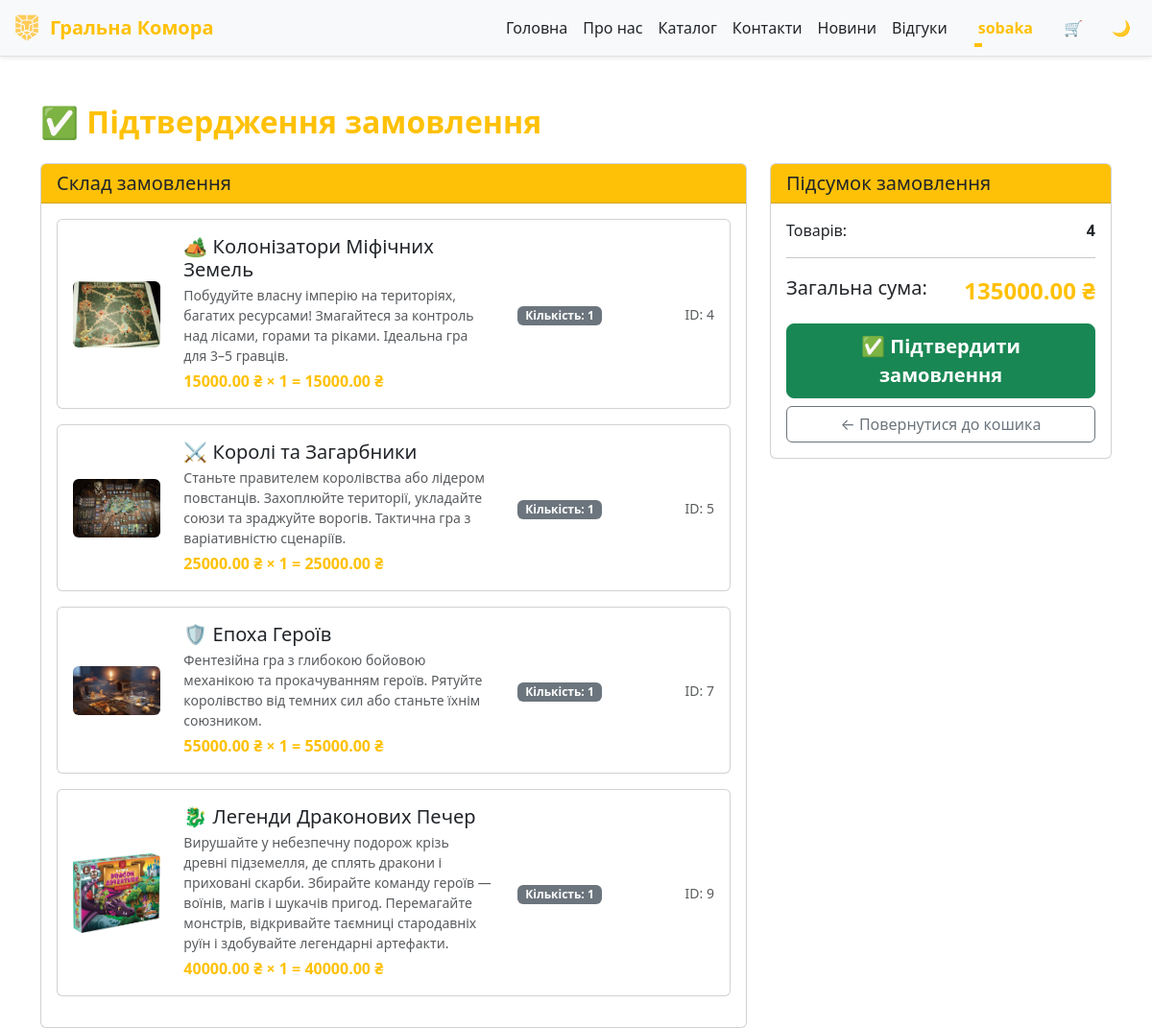
The app's page /checkout (signed in), older data.
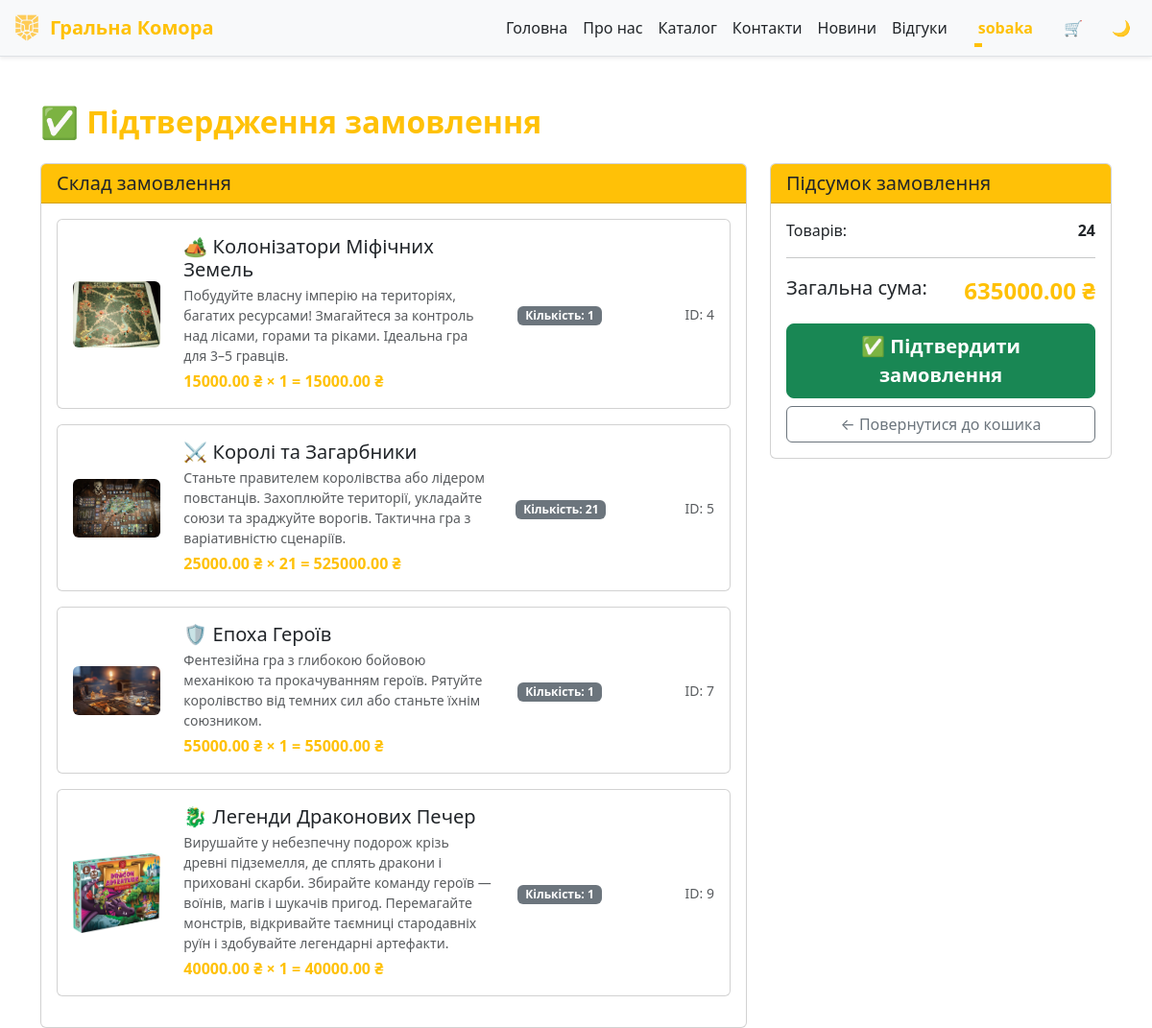
The same page, newer data.
### app/models/user.py (models this page shows, shortened)
class User(db.Model):
    __tablename__ = 'users'
    PRIVILEGE_TIERS = {
        'Default': {
            'label': 'Default',
            'discount_percent': 0,
            'badge_class': 'secondary'
        },
        'Gold': {
            'label': 'Gold',
            'discount_percent': 5,
            'badge_class': 'warning'
        },
        'Diamond': {
            'label': 'Diamond',
            'discount_percent': 10,
            'badge_class': 'info'
        },
        'VIP': {
            'label': 'VIP',
            'discount_percent': 20,
            'badge_class': 'success'
        },
    }
    ALLOWED_STATUSES = {'User', 'Admin', 'Moder'}
    id = db.Column(db.Integer, primary_key=True, autoincrement=True)
    nickname = db.Column(db.String(80), unique=True, nullable=False)
    email = db.Column(db.String(120), unique=True, nullable=False)
    password = db.Column(db.String(200), nullable=False)
    status = db.Column(db.String(20), default='User')
    privilege = db.Column(db.String(20), default='Default')
    @property
    def privilege_info(self):
        return self.PRIVILEGE_TIERS.get(self.privilege, self.PRIVILEGE_TIERS['Default'])
    @property
    def privilege_label(self):
        return self.privilege_info['label']
    @property
    def discount_percent(self):
        return self.privilege_info['discount_percent']
    @property
    def discount_multiplier(self):
        percent = self.discount_percent
        return round(1 - (percent / 100), 2) if percent else 1.0

### app/models/desktop.py (models this page shows, shortened)
class Desktop(db.Model):
    id = db.Column(db.Integer, primary_key=True)
    name = db.Column(db.String(100), nullable=False)
    description = db.Column(db.String(100), nullable=False)
    price = db.Column(db.Float, nullable=False)
    image = db.Column(db.String(255), nullable=False)

### app/models/cart.py (models this page shows, shortened)
class CartItem(db.Model):
    __tablename__ = 'cart_items'
    id = db.Column(db.Integer, primary_key=True)
    user_id = db.Column(db.Integer, db.ForeignKey('users.id'), nullable=False)
    item_id = db.Column(db.Integer, db.ForeignKey('desktop.id'), nullable=False)
    quantity = db.Column(db.Integer, default=1, nullable=False)
    user = db.relationship('User', backref='cart_items', lazy='select')
    item = db.relationship('Desktop', backref='in_carts', lazy='select')

### app/routes.py (the view)
@main.route('/checkout')
@login_required
def checkout():
    user_id = g.current_user.id
    cart_items = CartItem.query.filter_by(user_id=user_id).all()
    if not cart_items or len(cart_items) == 0:
        return redirect(url_for('main.cart'))
    carts = []
    total_amount = 0.0
    total_items = 0
    discount_multiplier = getattr(g.current_user, 'discount_multiplier', 1.0)
    discount_percent = getattr(g.current_user, 'discount_percent', 0)
    for item in cart_items:
        if not item.item:
            continue
        price_str = str(item.item.price).replace(' ', '').replace(',', '.')
        price = float(price_str) if price_str else 0.0
        item_total = price * item.quantity
        item_total_discounted = item_total * discount_multiplier
        total_amount += item_total_discounted
        total_items += item.quantity
        cart_dict = {
            'id': item.id,
            'user_id': item.user_id,
            'item_id': item.item_id,
            'quantity': item.quantity,
            'item': {
                'id': item.item.id,
                'name': item.item.name,
                'description': item.item.description,
                'price': price,
                'image': item.item.image
            },
            'total': round(item_total_discounted, 2),
            'original_total': round(item_total, 2)
        }
        carts.append(cart_dict)
    return render_template('checkout.html',
                         carts=carts,
                         total_amount=round(total_amount, 2),
                         total_items=total_items,
                         user_id=user_id,
                         discount_multiplier=discount_multiplier,
                         discount_percent=discount_percent,
                         isFooter=False)

### app/domain/user_rules.py (called while the page is built)
def get_user_by_id(user_id):
    return User.query.get(user_id)

### app/routes.py (called while the page is built)
def login_required(view_func):
    @wraps(view_func)
    def wrapper(*args, **kwargs):
        if not getattr(g, 'current_user', None):
            flash('Увійдіть, щоб продовжити.', 'warning')
            return redirect(url_for('main.index'))
        return view_func(*args, **kwargs)
    return wrapper

@main.before_app_request
def load_current_user():
    user_id = session.get('user_id')
    g.current_user = User.query.get(user_id) if user_id else None

@main.app_context_processor
def inject_current_user():
    return {'current_user': getattr(g, 'current_user', None)}

### app/routes_api.py (called while the page is built)
@api.before_app_request
def load_current_user():
    user_id = session.get('user_id')
    g.current_user = UserService.get_user_by_id(user_id) if user_id else None

### app/service/user_service.py (called while the page is built)
    @staticmethod
    def get_user_by_id(user_id: int) -> User | None:
        return get_user_by_id(user_id)

### app/templates/checkout.html (shortened to what this page needs)
{% extends 'base.html' %}
{% block content %}
<div class="container mt-5">
    <h2 class="fw-bold text-warning mb-4">✅ Підтвердження замовлення</h2>
    <div class="row">
        <div class="col-md-8">
            <div class="card">
                <div class="card-header bg-warning text-dark">
                    <h5 class="mb-0">Склад замовлення</h5>
                </div>
                <div class="card-body">
                    {% for cart in carts %}
                    <div class="card mb-3">
                        <div class="card-body">
                            <div class="row align-items-center">
                                <div class="col-md-2">
                                    <img src="{{ url_for('static', filename=cart.item.image) }}"
                                         class="img-fluid rounded"
                                         alt="{{ cart.item.name }}"
                                         style="max-height: 100px; object-fit: cover;">
                                </div>
                                <div class="col-md-6">
                                    <h5 class="card-title mb-1">{{ cart.item.name }}</h5>
                                    <p class="card-text text-muted small mb-1">{{ cart.item.description }}</p>
                                    <p class="text-warning fw-bold mb-0">
                                        {% if discount_percent and discount_percent > 0 %}
                                            {{ "%.2f"|format(cart.item.price) }} ₴ × {{ cart.quantity }} =
                                            <del class="text-muted">{{ "%.2f"|format(cart.original_total) }} ₴</del>
                                            <span class="ms-2">{{ "%.2f"|format(cart.total) }} ₴</span>
                                        {% else %}
                                            {{ "%.2f"|format(cart.item.price) }} ₴ × {{ cart.quantity }} = {{ "%.2f"|format(cart.total) }} ₴
                                        {% endif %}
                                    </p>
                                </div>
                                <div class="col-md-2 text-center">
                                    <span class="badge bg-secondary">Кількість: {{ cart.quantity }}</span>
                                </div>
                                <div class="col-md-2 text-end">
                                    <span class="text-muted small">ID: {{ cart.item.id }}</span>
                                </div>
                            </div>
                        </div>
                    </div>
                    {% endfor %}
                </div>
            </div>
        </div>
        <div class="col-md-4">
            <div class="card">
                <div class="card-header bg-warning text-dark">
                    <h5 class="mb-0">Підсумок замовлення</h5>
                </div>
                <div class="card-body">
                    <div class="d-flex justify-content-between mb-2">
                        <span>Товарів:</span>
                        <strong>{{ total_items }}</strong>
                    </div>
                    <hr>
                    <div class="d-flex justify-content-between mb-3">
                        <span class="fs-5">Загальна сума:</span>
                        <strong class="text-warning fs-4">{{ "%.2f"|format(total_amount) }} ₴</strong>
                    </div>
                    <form method="POST" action="{{ url_for('main.add_order') }}">
                        <div class="d-grid gap-2">
                            <button type="submit" class="btn btn-success btn-lg fw-bold">
                                ✅ Підтвердити замовлення
                            </button>
                            <a href="{{ url_for('main.cart') }}" class="btn btn-outline-secondary">
                                ← Повернутися до кошика
                            </a>
                        </div>
                    </form>
                </div>
            </div>
        </div>
    </div>
</div>
{% endblock %}

### app/templates/base.html (shortened to what this page needs)
<!DOCTYPE html>
<html lang="uk" data-bs-theme="auto">
<head>
    <link rel="stylesheet" href="{{ url_for('static', filename='css/style.css') }}">
    <link rel="stylesheet" href="{{ url_for('static', filename='css/feedback.css') }}">
    <link rel="stylesheet" href="{{ url_for('static', filename='css/loader.css') }}">
    <link href="https://cdn.jsdelivr.net/npm/bootstrap@5.3.3/dist/css/bootstrap.min.css" rel="stylesheet"
>
    <link rel="stylesheet" href="https://cdnjs.cloudflare.com/ajax/libs/font-awesome/6.4.0/css/all.min.css" />
    <link rel="stylesheet" href="https://cdnjs.cloudflare.com/ajax/libs/animate.css/4.1.1/animate.min.css" />
</head>
<body data-user-auth="{{ 'true' if current_user else 'false' }}">
    {% if isHeader is not defined or isHeader %}
    {% include 'components/header.html' %}
    {% endif %}
    <main>
        {% block content %}
        {% endblock %}
    </main>
</body>
</html>

### app/templates/components/header.html (shortened to what this page needs)
<header class="navbar fixed-top navbar-expand-lg border-bottom bg-body-tertiary shadow-sm animate-navbar">
  <div class="container-fluid">
    <a href="/" class="navbar-brand d-flex align-items-center animate__animated animate__fadeInLeft"
      style="animation-delay: 0.5s; animation-fill-mode: both;">
      <img src="static/images/logo.png" alt="Logo" width="32" height="32" class="me-2">
      <span class="fw-bold text-warning">Гральна Комора</span>
    </a>
    <div class="collapse navbar-collapse justify-content-end" id="navbarNav">
      <ul class="navbar-nav align-items-center mb-2 mb-lg-0">
        <li class="nav-item"><a href="/" class="nav-link">Головна</a></li>
        <li class="nav-item"><a href="/about" class="nav-link">Про нас</a></li>
        <li class="nav-item"><a href="/catalog" class="nav-link">Каталог</a></li>
        <li class="nav-item"><a href="/contacts" class="nav-link">Контакти</a></li>
        <li class="nav-item"><a href="/news" class="nav-link">Новини</a></li>
        {% if current_user %}
        <li class="nav-item"><a href="/feedback" class="nav-link">Відгуки</a></li>
        {% endif %}
        {% if not current_user %}
        <li class="nav-item d-none d-lg-block ms-2">
          <button id="login-desktop"
            class="login-btn desktop d-none d-lg-flex align-items-center justify-content-center ms-3">
            <div class="svg-wrapper-1">
              <div class="svg-wrapper">
                <svg xmlns="http://www.w3.org/2000/svg" viewBox="0 0 512 512" width="24" height="24">
                  <path
                    d="M256 0C114.6 0 0 114.6 0 256s114.6 256 256 256 256-114.6 256-256S397.4 0 256 0zm0 80c48.6 0 88 39.4 88 88s-39.4 88-88 88-88-39.4-88-88 39.4-88 88-88zm0 384c-52.9 0-99.8-23.9-131.4-61.4 2.1-43.8 87.6-67.9 131.4-67.9s129.3 24.1 131.4 67.9C355.8 440.1 308.9 464 256 464z" />
                </svg>
              </div>
            </div>
            <span>Вхід</span>
          </button>
        </li>
        {% else %}
        <li class="nav-item dropdown d-none d-lg-block ms-3">
          <a class="nav-link dropdown-toggle fw-semibold text-warning" href="#" role="button"
            data-bs-toggle="dropdown" aria-expanded="false">
            {{ current_user.nickname }}
          </a>
        </li>
        {% endif %}
        <li class="nav-item d-none d-lg-block ms-2">
          <a href="/cart" class="text-decoration-none" data-cart-link="true">
            <button id="cart-button-desktop"
              class="nav-btn btn-yellow-hover rounded-circle border-0 p-2 d-none d-lg-inline-flex ms-lg-2 position-relative"
              style="width: 40px; height: 40px;" aria-label="Відкрити кошик">
              🛒
            </button>
          </a>
        </li>
        <li class="nav-item d-none d-lg-block ms-2">
          <button id="theme-toggle-desktop" class="nav-btn rounded-circle border-0 p-2"
            style="width: 40px; height: 40px;">
          </button>
        </li>
      </ul>
    </div>
  </div>
</header>

### app/static/css/style.css (style rules this page uses)
:root, [data-bs-theme="light"] { --bs-body-bg: #f8f9fa; --bs-body-color: #212529; --bs-primary: #EF8354; --bs-secondary: #4e555b; --nav-btn-hover-bg: #4e555b; --login-color: #e0e1e3; --login-color1: #f8f9fa; }
.animate-navbar { animation: fadeIn 1.2s ease-out, slideDown 1.2s ease-out; }
.navbar.fixed-top { z-index: 1050; }
.nav-link { position: relative; transition: color 0.3s ease-in-out; color: var(--bs-body-color) !important; text-decoration: none; }
.nav-link::after { content: ''; position: absolute; bottom: 0; left: 0; height: 2px; width: 0; background-color: #ffc107; transition: width 0.3s ease-in-out; }
body { padding-top: 60px; transition: background-color 0.5s ease, color 0.5s ease; position: relative; overflow-x: hidden; }
.nav-btn { width: 40px; height: 40px; border: none; background: none; box-shadow: none; }
.nav-btn { width: 40px; height: 40px; border: none; background: none; box-shadow: none; cursor: pointer; border-radius: 50%; transition: background 0.3s ease-in-out, box-shadow 0.3s ease-in-out, transform 0.2s ease-in-out; }

### app/static/css/feedback.css (style rules this page uses)
:root, [data-bs-theme="light"] { --bs-body-bg: #f8f9fa; --input-color: #e0e1e3; --border-color: #ced4da; --focus-shadow-color: rgba(255, 193, 7, 0.5); --focus-border-color: #ffc107; --focus-bg-color: #ffffff; --focus-text-color: #212529; }

Row changes from the older to the newer data that the page shows:
changed CartItem "⚔️ Королі та Загарбники": quantity "1" → "21"; total "25000.00" → "525000.00"
Text that changed along with them:
{{ total_items }}: "4" → "24"
{{ "%.2f"|format(total_amount) }}: "135000.00" → "635000.00"
